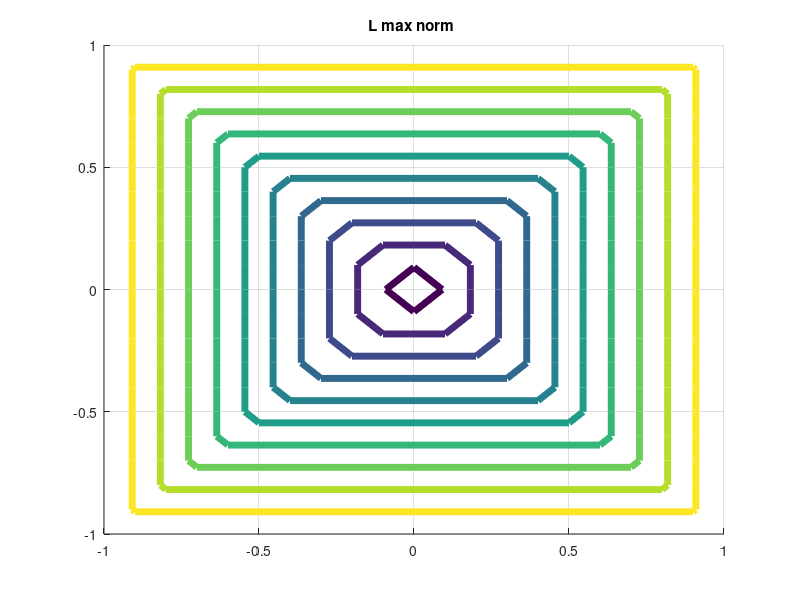

This chart was generated by the following MATLAB code: (Note: this script raises an error after producing the figure.)
hF=figure('NumberTitle','off','Name',...
'L_max_norm');
hA=axes('Parent',hF,'Units','pixels');
[x,y]  = meshgrid(-1:0.1:1,-1:0.1:1);
L_max_norm = zeros(length(x));
for i =1 :1: length(x)
    for j=1:1:length(x)
        L_max_norm(i,j) = max(abs([x(i,j),y(i,j)]));
    end
end
hold on 
m = contour(hA, x,y,L_max_norm,'linewidth',5);
title(hA, 'L max norm ')
hold off
grid on
colorbar('vert')